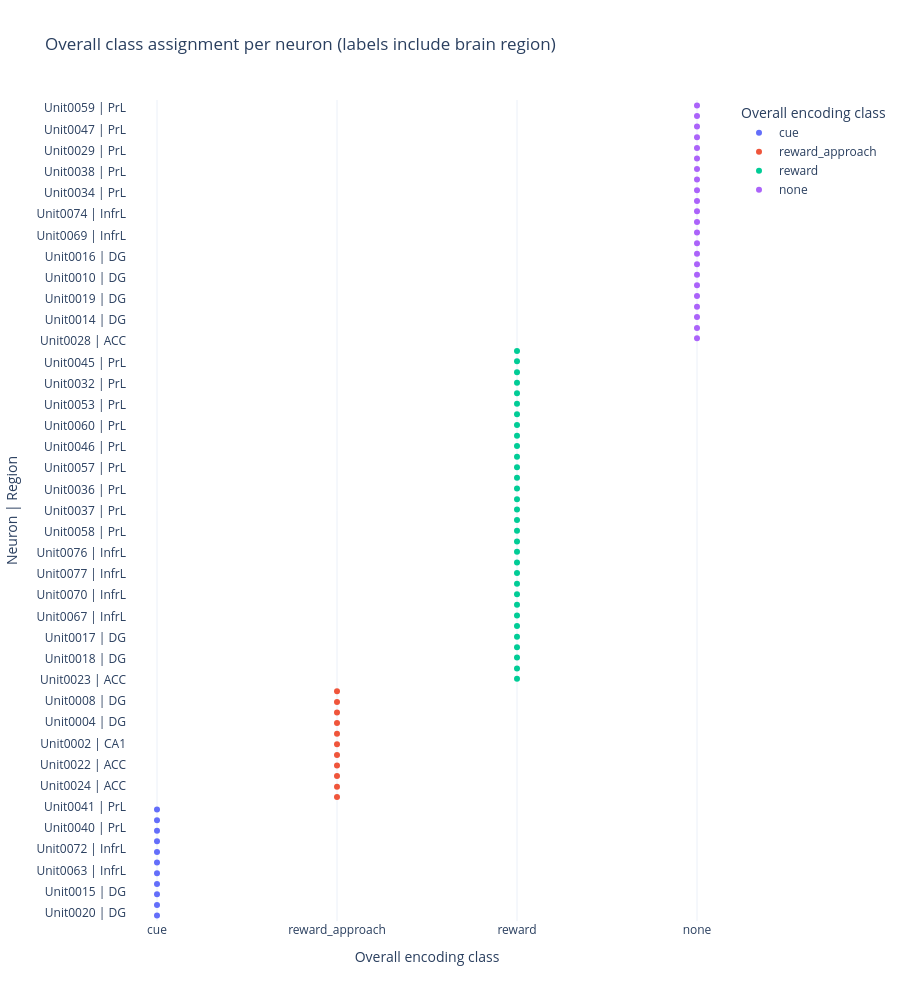
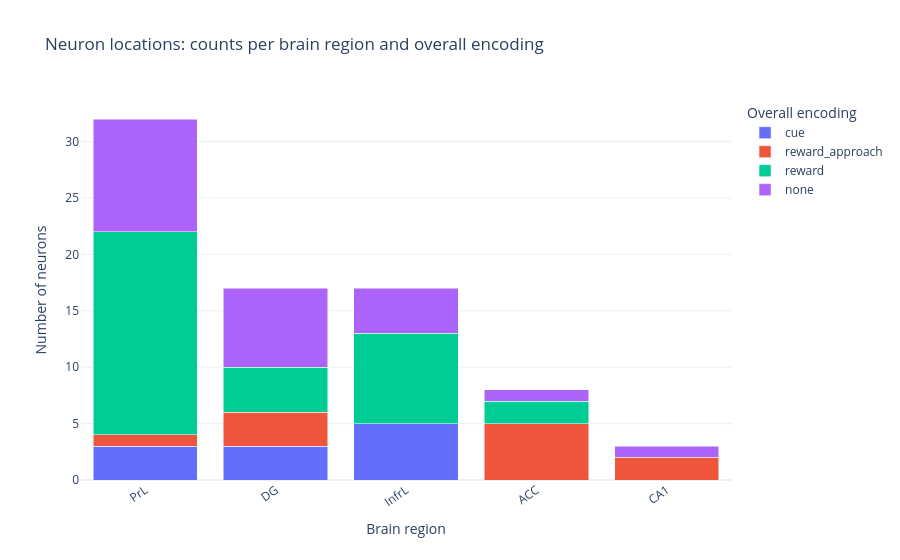
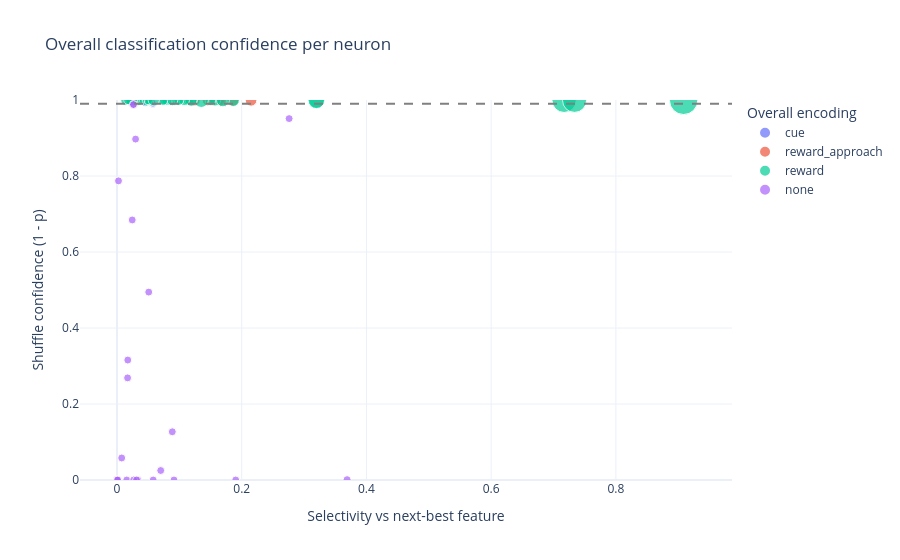

Here is the notebook cell these charts were saved with, in order:
### Code cell
# --- Overall classification plots: neuron identity, location, confidence

ov = classification_overall.copy()
features = ["cue", "reward_approach", "reward"]
obs_cols = [f"obs_{f}" for f in features]
thr_cols = [f"thr99_{f}" for f in features]
p_cols = [f"p_{f}" for f in features]

# Confidence / selectivity metrics for pooled (overall) classification.
obs = ov[obs_cols].to_numpy(dtype=float)
thr = ov[thr_cols].to_numpy(dtype=float)
pvals = ov[p_cols].to_numpy(dtype=float)

obs_filled = np.where(np.isfinite(obs), obs, -np.inf)
pref_idx = np.argmax(obs_filled, axis=1)
pref_feature = np.array(features, dtype=object)[pref_idx]
pref_obs = obs[np.arange(len(ov)), pref_idx]
pref_thr = thr[np.arange(len(ov)), pref_idx]
pref_p = pvals[np.arange(len(ov)), pref_idx]

runner = obs_filled.copy()
runner[np.arange(len(ov)), pref_idx] = -np.inf
runner_obs = np.max(runner, axis=1)
runner_obs = np.where(np.isfinite(runner_obs), runner_obs, np.nan)

selectivity_index = (pref_obs - runner_obs) / (np.abs(pref_obs) + np.abs(runner_obs) + 1e-12)
shuffle_confidence = 1.0 - pref_p
margin_to_thr99 = pref_obs - pref_thr
norm_margin_to_thr99 = margin_to_thr99 / (np.abs(pref_thr) + 1e-12)

ov["preferred_feature"] = pref_feature
ov["pref_obs"] = pref_obs
ov["pref_thr99"] = pref_thr
ov["pref_p"] = pref_p
ov["selectivity_index"] = selectivity_index
ov["shuffle_confidence"] = shuffle_confidence
ov["margin_to_thr99"] = margin_to_thr99
ov["norm_margin_to_thr99"] = norm_margin_to_thr99
ov["certainty_score"] = ov["selectivity_index"] * ov["shuffle_confidence"]
ov["is_significant_pref"] = ov["pref_p"] < 0.01
ov["overall_encoding"] = np.where(ov["is_significant_pref"], ov["preferred_feature"], "none")

# Attach neuron location from SpikeClusterMetadata (mode across sessions per unit).
mdf = meta_data["SpikeClusterMetadata"].reset_index().copy()

area_candidates = ["fine_brain_area", "brain_area", "region", "area"]
area_col = next((c for c in area_candidates if c in mdf.columns), None)
if area_col is None:
    raise KeyError(
        "Could not find region column in SpikeClusterMetadata. "
        f"Tried: {area_candidates}"
    )

mdf["brain_region"] = (
    mdf[area_col].astype(str).str.strip().replace({"": np.nan, "nan": np.nan, "None": np.nan}).fillna("Unknown")
)


def _normalize_unit_from_series(series: pd.Series) -> pd.Series:
    txt = series.astype(str).str.strip()
    from_label = txt.str.extract(r"(?i)unit\s*0*(\d+)", expand=False)
    from_label_num = pd.to_numeric(from_label, errors="coerce")
    from_num = pd.to_numeric(series, errors="coerce")
    unit_num = from_label_num.combine_first(from_num)
    return unit_num.map(lambda v: f"Unit{int(v):04d}" if pd.notna(v) else np.nan)


unit_source_col = None
for cand in ["unit", "unit_id", "unit_name", "cluster_id", "entry_id"]:
    if cand in mdf.columns:
        u = _normalize_unit_from_series(mdf[cand])
        if u.notna().any():
            mdf["unit"] = u
            unit_source_col = cand
            break

if "unit" not in mdf.columns or mdf["unit"].notna().sum() == 0:
    raise KeyError(
        "Could not construct unit labels from SpikeClusterMetadata. "
        "Expected one of unit/unit_id/unit_name/cluster_id/entry_id."
    )

if unit_source_col == "entry_id":
    shifted = _normalize_unit_from_series(mdf["entry_id"] + 1)
    match_default = mdf["unit"].isin(ov["unit"]).sum()
    match_shifted = shifted.isin(ov["unit"]).sum()
    if match_shifted > match_default:
        mdf["unit"] = shifted

unit_region = (
    mdf[["unit", "brain_region"]]
    .dropna(subset=["unit"])
    .groupby("unit", as_index=False)["brain_region"]
    .agg(lambda x: x.mode().iat[0] if not x.mode().empty else x.iloc[0])
)

ov = ov.merge(unit_region, on="unit", how="left")
ov["brain_region"] = ov["brain_region"].fillna("Unknown")

enc_order = ["cue", "reward_approach", "reward", "none"]
ov["enc_rank"] = pd.Categorical(ov["overall_encoding"], categories=enc_order, ordered=True)
ov = ov.sort_values(["enc_rank", "brain_region", "certainty_score"], ascending=[True, True, False]).reset_index(drop=True)
ov["unit_region"] = ov["unit"] + " | " + ov["brain_region"]

# Strength relative to significance threshold for each feature (positive means above 99th shuffle threshold).
for f in features:
    ov[f"strength_{f}"] = (ov[f"obs_{f}"] - ov[f"thr99_{f}"]) / (np.abs(ov[f"thr99_{f}"]) + 1e-12)

# Plot 1: Which neuron accounts for what (overall), with location in the label.
fig_assignment = px.strip(
    ov,
    x="overall_encoding",
    y="unit_region",
    color="overall_encoding",
    orientation="h",
    category_orders={"overall_encoding": enc_order},
    hover_data={
        "unit": True,
        "brain_region": True,
        "preferred_feature": True,
        "pref_p": ":.4g",
        "certainty_score": ":.4f",
        "selectivity_index": ":.4f",
        "shuffle_confidence": ":.4f",
    },
    title="Overall class assignment per neuron (labels include brain region)",
    labels={
        "overall_encoding": "Overall encoding class",
        "unit_region": "Neuron | Region",
    },
)
fig_assignment.update_layout(template="plotly_white", height=max(550, 13 * len(ov)))
fig_assignment.show()

# Plot 2: Location summary by overall encoding class.
region_order = ov["brain_region"].value_counts().index.tolist()
region_counts = (
    ov.groupby(["brain_region", "overall_encoding"], as_index=False)
    .size()
    .rename(columns={"size": "n_neurons"})
)

fig_region = px.bar(
    region_counts,
    x="brain_region",
    y="n_neurons",
    color="overall_encoding",
    barmode="stack",
    category_orders={"overall_encoding": enc_order, "brain_region": region_order},
    title="Neuron locations: counts per brain region and overall encoding",
    labels={
        "brain_region": "Brain region",
        "n_neurons": "Number of neurons",
        "overall_encoding": "Overall encoding",
    },
)
fig_region.update_layout(template="plotly_white", xaxis_tickangle=-35)
fig_region.show()

# Plot 3: Confidence of overall classification.
ov["confidence_size"] = np.clip(np.nan_to_num(ov["norm_margin_to_thr99"], nan=0.0), 0.0, 3.0) + 0.2
fig_conf = px.scatter(
    ov,
    x="selectivity_index",
    y="shuffle_confidence",
    color="overall_encoding",
    size="confidence_size",
    hover_data={
        "unit": True,
        "brain_region": True,
        "preferred_feature": True,
        "pref_p": ":.4g",
        "margin_to_thr99": ":.4f",
        "certainty_score": ":.4f",
        "is_significant_pref": True,
    },
    category_orders={"overall_encoding": enc_order},
    title="Overall classification confidence per neuron",
    labels={
        "selectivity_index": "Selectivity vs next-best feature",
        "shuffle_confidence": "Shuffle confidence (1 - p)",
        "overall_encoding": "Overall encoding",
        "confidence_size": "Norm. margin over thr99",
    },
)
fig_conf.update_layout(template="plotly_white")
fig_conf.update_yaxes(range=[0, 1])
fig_conf.add_hline(y=0.99, line_dash="dash", line_color="gray")
fig_conf.show()

overall_classification_with_region = ov.copy()

display(
    overall_classification_with_region[
        [
            "unit",
            "brain_region",
            "overall_encoding",
            "preferred_feature",
            "pref_p",
            "shuffle_confidence",
            "certainty_score",
            "assigned_label",
        ]
    ].head(20)
)

### Figure 1 — Plotly figure (JSON) as saved in the notebook; plotly's stock layout.template omitted (floating-point values rounded to 4 significant figures; data arrays with more than 128 entries replaced by an {"elided": "..."} marker saying what was removed)
{"data": [{"alignmentgroup": "True", "boxpoints": "all", "customdata": [["Unit0020", "DG", "cue", 0.008991, 0.05688, 0.0574, 0.991], ["Unit0011", "DG", "cue", 0.004995, 0.05463, 0.0549, 0.995], ["Unit0015", "DG", "cue", 0.000999, 0.02764, 0.02766, 0.999], ["Unit0061", "InfrL", "cue", 0.000999, 0.1647, 0.1649, 0.999], ["Unit0063", "InfrL", "cue", 0.000999, 0.1216, 0.1217, 0.999], ["Unit0064", "InfrL", "cue", 0.000999, 0.04589, 0.04594, 0.999], ["Unit0072", "InfrL", "cue", 0.001998, 0.02862, 0.02868, 0.998], ["Unit0066", "InfrL", "cue", 0.000999, 0.01575, 0.01576, 0.999], ["Unit0040", "PrL", "cue", 0.001998, 0.153, 0.1533, 0.998], ["Unit0056", "PrL", "cue", 0.000999, 0.1206, 0.1207, 0.999], ["Unit0041", "PrL", "cue", 0.002997, 0.07963, 0.07987, 0.997]], "fillcolor": "rgba(255,255,255,0)", "hoveron": "points", "hovertemplate": "Overall encoding class=%{x}<br>Neuron | Region=%{y}<br>unit=%{customdata[0]}<br>brain_region=%{customdata[1]}<br>preferred_feature=%{customdata[2]}<br>pref_p=%{customdata[3]:.4g}<br>certainty_score=%{customdata[4]:.4f}<br>selectivity_index=%{customdata[5]:.4f}<br>shuffle_confidence=%{customdata[6]:.4f}<extra></extra>", "legendgroup": "cue", "line": {"color": "rgba(255,255,255,0)"}, "marker": {"color": "#636efa"}, "name": "cue", "offsetgroup": "cue", "orientation": "h", "pointpos": 0, "showlegend": true, "type": "box", "x": ["cue", "cue", "cue", "cue", "cue", "cue", "cue", "cue", "cue", "cue", "cue"], "x0": " ", "xaxis": "x", "y": ["Unit0020 | DG", "Unit0011 | DG", "Unit0015 | DG", "Unit0061 | InfrL", "Unit0063 | InfrL", "Unit0064 | InfrL", "Unit0072 | InfrL", "Unit0066 | InfrL", "Unit0040 | PrL", "Unit0056 | PrL", "Unit0041 | PrL"], "y0": " ", "yaxis": "y"}, {"alignmentgroup": "True", "boxpoints": "all", "customdata": [["Unit0025", "ACC", "reward_approach", 0.000999, 0.1856, 0.1858, 0.999], ["Unit0024", "ACC", "reward_approach", 0.000999, 0.1663, 0.1664, 0.999], ["Unit0021", "ACC", "reward_approach", 0.000999, 0.1453, 0.1454, 0.999], ["Unit0022", "ACC", "reward_approach", 0.000999, 0.05067, 0.05072, 0.999], ["Unit0026", "ACC", "reward_approach", 0.000999, 0.0235, 0.02353, 0.999], ["Unit0002", "CA1", "reward_approach", 0.000999, 0.124, 0.1241, 0.999], ["Unit0003", "CA1", "reward_approach", 0.000999, 0.03176, 0.03179, 0.999], ["Unit0004", "DG", "reward_approach", 0.003996, 0.1514, 0.152, 0.996], ["Unit0007", "DG", "reward_approach", 0.000999, 0.1142, 0.1144, 0.999], ["Unit0008", "DG", "reward_approach", 0.000999, 0.02105, 0.02107, 0.999], ["Unit0049", "PrL", "reward_approach", 0.000999, 0.2148, 0.215, 0.999]], "fillcolor": "rgba(255,255,255,0)", "hoveron": "points", "hovertemplate": "Overall encoding class=%{x}<br>Neuron | Region=%{y}<br>unit=%{customdata[0]}<br>brain_region=%{customdata[1]}<br>preferred_feature=%{customdata[2]}<br>pref_p=%{customdata[3]:.4g}<br>certainty_score=%{customdata[4]:.4f}<br>selectivity_index=%{customdata[5]:.4f}<br>shuffle_confidence=%{customdata[6]:.4f}<extra></extra>", "legendgroup": "reward_approach", "line": {"color": "rgba(255,255,255,0)"}, "marker": {"color": "#EF553B"}, "name": "reward_approach", "offsetgroup": "reward_approach", "orientation": "h", "pointpos": 0, "showlegend": true, "type": "box", "x": ["reward_approach", "reward_approach", "reward_approach", "reward_approach", "reward_approach", "reward_approach", "reward_approach", "reward_approach", "reward_approach", "reward_approach", "reward_approach"], "x0": " ", "xaxis": "x", "y": ["Unit0025 | ACC", "Unit0024 | ACC", "Unit0021 | ACC", "Unit0022 | ACC", "Unit0026 | ACC", "Unit0002 | CA1", "Unit0003 | CA1", "Unit0004 | DG", "Unit0007 | DG", "Unit0008 | DG", "Unit0049 | PrL"], "y0": " ", "yaxis": "y"}, {"alignmentgroup": "True", "boxpoints": "all", "customdata": {"elided": "32x7 mixed values"}, "fillcolor": "rgba(255,255,255,0)", "hoveron": "points", "hovertemplate": "Overall encoding class=%{x}<br>Neuron | Region=%{y}<br>unit=%{customdata[0]}<br>brain_region=%{customdata[1]}<br>preferred_feature=%{customdata[2]}<br>pref_p=%{customdata[3]:.4g}<br>certainty_score=%{customdata[4]:.4f}<br>selectivity_index=%{customdata[5]:.4f}<br>shuffle_confidence=%{customdata[6]:.4f}<extra></extra>", "legendgroup": "reward", "line": {"color": "rgba(255,255,255,0)"}, "marker": {"color": "#00cc96"}, "name": "reward", "offsetgroup": "reward", "orientation": "h", "pointpos": 0, "showlegend": true, "type": "box", "x": ["reward", "reward", "reward", "reward", "reward", "reward", "reward", "reward", "reward", "reward", "reward", "reward", "reward", "reward", "reward", "reward", "reward", "reward", "reward", "reward", "reward", "reward", "reward", "reward", "reward", "reward", "reward", "reward", "reward", "reward", "reward", "reward"], "x0": " ", "xaxis": "x", "y": ["Unit0023 | ACC", "Unit0027 | ACC", "Unit0018 | DG", "Unit0006 | DG", "Unit0017 | DG", "Unit0005 | DG", "Unit0067 | InfrL", "Unit0068 | InfrL", "Unit0070 | InfrL", "Unit0065 | InfrL", "Unit0077 | InfrL", "Unit0075 | InfrL", "Unit0076 | InfrL", "Unit0073 | InfrL", "Unit0058 | PrL", "Unit0052 | PrL", "Unit0037 | PrL", "Unit0044 | PrL", "Unit0036 | PrL", "Unit0051 | PrL", "Unit0057 | PrL", "Unit0050 | PrL", "Unit0046 | PrL", "Unit0055 | PrL", "Unit0060 | PrL", "Unit0043 | PrL", "Unit0053 | PrL", "Unit0031 | PrL", "Unit0032 | PrL", "Unit0030 | PrL", "Unit0045 | PrL", "Unit0042 | PrL"], "y0": " ", "yaxis": "y"}, {"alignmentgroup": "True", "boxpoints": "all", "customdata": {"elided": "23x7 mixed values"}, "fillcolor": "rgba(255,255,255,0)", "hoveron": "points", "hovertemplate": "Overall encoding class=%{x}<br>Neuron | Region=%{y}<br>unit=%{customdata[0]}<br>brain_region=%{customdata[1]}<br>preferred_feature=%{customdata[2]}<br>pref_p=%{customdata[3]:.4g}<br>certainty_score=%{customdata[4]:.4f}<br>selectivity_index=%{customdata[5]:.4f}<br>shuffle_confidence=%{customdata[6]:.4f}<extra></extra>", "legendgroup": "none", "line": {"color": "rgba(255,255,255,0)"}, "marker": {"color": "#ab63fa"}, "name": "none", "offsetgroup": "none", "orientation": "h", "pointpos": 0, "showlegend": true, "type": "box", "x": ["none", "none", "none", "none", "none", "none", "none", "none", "none", "none", "none", "none", "none", "none", "none", "none", "none", "none", "none", "none", "none", "none", "none"], "x0": " ", "xaxis": "x", "y": ["Unit0028 | ACC", "Unit0001 | CA1", "Unit0014 | DG", "Unit0009 | DG", "Unit0019 | DG", "Unit0013 | DG", "Unit0010 | DG", "Unit0012 | DG", "Unit0016 | DG", "Unit0062 | InfrL", "Unit0069 | InfrL", "Unit0071 | InfrL", "Unit0074 | InfrL", "Unit0039 | PrL", "Unit0034 | PrL", "Unit0054 | PrL", "Unit0038 | PrL", "Unit0033 | PrL", "Unit0029 | PrL", "Unit0035 | PrL", "Unit0047 | PrL", "Unit0048 | PrL", "Unit0059 | PrL"], "y0": " ", "yaxis": "y"}], "layout": {"boxmode": "group", "height": 1001, "legend": {"title": {"text": "Overall encoding class"}, "tracegroupgap": 0}, "title": {"text": "Overall class assignment per neuron (labels include brain region)"}, "xaxis": {"anchor": "y", "categoryarray": ["cue", "reward_approach", "reward", "none"], "categoryorder": "array", "domain": [0, 1], "title": {"text": "Overall encoding class"}}, "yaxis": {"anchor": "x", "domain": [0, 1], "title": {"text": "Neuron | Region"}}}}

### Figure 2 — Plotly figure (JSON) as saved in the notebook; plotly's stock layout.template omitted (floating-point values rounded to 4 significant figures)
{"data": [{"hovertemplate": "Overall encoding=cue<br>Brain region=%{x}<br>Number of neurons=%{y}<extra></extra>", "legendgroup": "cue", "marker": {"color": "#636efa", "pattern": {"shape": ""}}, "name": "cue", "orientation": "v", "showlegend": true, "textposition": "auto", "type": "bar", "x": ["DG", "InfrL", "PrL"], "xaxis": "x", "y": [3, 5, 3], "yaxis": "y"}, {"hovertemplate": "Overall encoding=reward_approach<br>Brain region=%{x}<br>Number of neurons=%{y}<extra></extra>", "legendgroup": "reward_approach", "marker": {"color": "#EF553B", "pattern": {"shape": ""}}, "name": "reward_approach", "orientation": "v", "showlegend": true, "textposition": "auto", "type": "bar", "x": ["ACC", "CA1", "DG", "PrL"], "xaxis": "x", "y": [5, 2, 3, 1], "yaxis": "y"}, {"hovertemplate": "Overall encoding=reward<br>Brain region=%{x}<br>Number of neurons=%{y}<extra></extra>", "legendgroup": "reward", "marker": {"color": "#00cc96", "pattern": {"shape": ""}}, "name": "reward", "orientation": "v", "showlegend": true, "textposition": "auto", "type": "bar", "x": ["ACC", "DG", "InfrL", "PrL"], "xaxis": "x", "y": [2, 4, 8, 18], "yaxis": "y"}, {"hovertemplate": "Overall encoding=none<br>Brain region=%{x}<br>Number of neurons=%{y}<extra></extra>", "legendgroup": "none", "marker": {"color": "#ab63fa", "pattern": {"shape": ""}}, "name": "none", "orientation": "v", "showlegend": true, "textposition": "auto", "type": "bar", "x": ["ACC", "CA1", "DG", "InfrL", "PrL"], "xaxis": "x", "y": [1, 1, 7, 4, 10], "yaxis": "y"}], "layout": {"barmode": "stack", "legend": {"title": {"text": "Overall encoding"}, "tracegroupgap": 0}, "title": {"text": "Neuron locations: counts per brain region and overall encoding"}, "xaxis": {"anchor": "y", "categoryarray": ["PrL", "DG", "InfrL", "ACC", "CA1"], "categoryorder": "array", "domain": [0, 1], "tickangle": -35, "title": {"text": "Brain region"}}, "yaxis": {"anchor": "x", "domain": [0, 1], "title": {"text": "Number of neurons"}}}}

### Figure 3 — Plotly figure (JSON) as saved in the notebook; plotly's stock layout.template omitted (floating-point values rounded to 4 significant figures; data arrays with more than 128 entries replaced by an {"elided": "..."} marker saying what was removed)
{"data": [{"customdata": [["Unit0020", "DG", "cue", 0.008991, 0.003026, 0.05688, true], ["Unit0011", "DG", "cue", 0.004995, 0.001907, 0.05463, true], ["Unit0015", "DG", "cue", 0.000999, 0.7994, 0.02764, true], ["Unit0061", "InfrL", "cue", 0.000999, 1.057, 0.1647, true], ["Unit0063", "InfrL", "cue", 0.000999, 0.09964, 0.1216, true], ["Unit0064", "InfrL", "cue", 0.000999, 0.4141, 0.04589, true], ["Unit0072", "InfrL", "cue", 0.001998, 0.03952, 0.02862, true], ["Unit0066", "InfrL", "cue", 0.000999, 0.1118, 0.01575, true], ["Unit0040", "PrL", "cue", 0.001998, 0.008947, 0.153, true], ["Unit0056", "PrL", "cue", 0.000999, 0.2342, 0.1206, true], ["Unit0041", "PrL", "cue", 0.002997, 0.006647, 0.07963, true]], "hovertemplate": "Overall encoding=cue<br>Selectivity vs next-best feature=%{x}<br>Shuffle confidence (1 - p)=%{y}<br>Norm. margin over thr99=%{marker.size}<br>unit=%{customdata[0]}<br>brain_region=%{customdata[1]}<br>preferred_feature=%{customdata[2]}<br>pref_p=%{customdata[3]:.4g}<br>margin_to_thr99=%{customdata[4]:.4f}<br>certainty_score=%{customdata[5]:.4f}<br>is_significant_pref=%{customdata[6]}<extra></extra>", "legendgroup": "cue", "marker": {"color": "#636efa", "size": [0.2012, 0.2267, 0.2241, 0.282, 0.2189, 0.4792, 0.2105, 0.2106, 0.2123, 0.2871, 0.2097], "sizemode": "area", "sizeref": 0.006376, "symbol": "circle"}, "mode": "markers", "name": "cue", "orientation": "v", "showlegend": true, "type": "scatter", "x": [0.0574, 0.0549, 0.02766, 0.1649, 0.1217, 0.04594, 0.02868, 0.01576, 0.1533, 0.1207, 0.07987], "xaxis": "x", "y": [0.991, 0.995, 0.999, 0.999, 0.999, 0.999, 0.998, 0.999, 0.998, 0.999, 0.997], "yaxis": "y"}, {"customdata": [["Unit0025", "ACC", "reward_approach", 0.000999, 2.908, 0.1856, true], ["Unit0024", "ACC", "reward_approach", 0.000999, 5.559, 0.1663, true], ["Unit0021", "ACC", "reward_approach", 0.000999, 0.9857, 0.1453, true], ["Unit0022", "ACC", "reward_approach", 0.000999, 0.9217, 0.05067, true], ["Unit0026", "ACC", "reward_approach", 0.000999, 0.5179, 0.0235, true], ["Unit0002", "CA1", "reward_approach", 0.000999, 0.6978, 0.124, true], ["Unit0003", "CA1", "reward_approach", 0.000999, 0.02129, 0.03176, true], ["Unit0004", "DG", "reward_approach", 0.003996, 0.01445, 0.1514, true], ["Unit0007", "DG", "reward_approach", 0.000999, 0.1921, 0.1142, true], ["Unit0008", "DG", "reward_approach", 0.000999, 0.4602, 0.02105, true], ["Unit0049", "PrL", "reward_approach", 0.000999, 3.732, 0.2148, true]], "hovertemplate": "Overall encoding=reward_approach<br>Selectivity vs next-best feature=%{x}<br>Shuffle confidence (1 - p)=%{y}<br>Norm. margin over thr99=%{marker.size}<br>unit=%{customdata[0]}<br>brain_region=%{customdata[1]}<br>preferred_feature=%{customdata[2]}<br>pref_p=%{customdata[3]:.4g}<br>margin_to_thr99=%{customdata[4]:.4f}<br>certainty_score=%{customdata[5]:.4f}<br>is_significant_pref=%{customdata[6]}<extra></extra>", "legendgroup": "reward_approach", "marker": {"color": "#EF553B", "size": [0.4341, 0.4007, 0.3765, 0.3239, 0.3859, 0.4131, 0.3221, 0.2328, 0.2256, 0.3263, 0.4219], "sizemode": "area", "sizeref": 0.006376, "symbol": "circle"}, "mode": "markers", "name": "reward_approach", "orientation": "v", "showlegend": true, "type": "scatter", "x": [0.1858, 0.1664, 0.1454, 0.05072, 0.02353, 0.1241, 0.03179, 0.152, 0.1144, 0.02107, 0.215], "xaxis": "x", "y": [0.999, 0.999, 0.999, 0.999, 0.999, 0.999, 0.999, 0.996, 0.999, 0.999, 0.999], "yaxis": "y"}, {"customdata": {"elided": "32x7 mixed values"}, "hovertemplate": "Overall encoding=reward<br>Selectivity vs next-best feature=%{x}<br>Shuffle confidence (1 - p)=%{y}<br>Norm. margin over thr99=%{marker.size}<br>unit=%{customdata[0]}<br>brain_region=%{customdata[1]}<br>preferred_feature=%{customdata[2]}<br>pref_p=%{customdata[3]:.4g}<br>margin_to_thr99=%{customdata[4]:.4f}<br>certainty_score=%{customdata[5]:.4f}<br>is_significant_pref=%{customdata[6]}<extra></extra>", "legendgroup": "reward", "marker": {"color": "#00cc96", "size": [0.3481, 0.386, 2.55, 1.868, 0.7773, 0.3061, 0.4087, 0.3474, 0.306, 0.2593, 0.2439, 0.2571, 0.2264, 0.2979, 1.845, 0.8706, 0.4752, 0.5263, 0.3371, 0.636, 0.2763, 0.4435, 0.337, 0.3053, 0.3752, 0.3075, 0.3893, 0.206, 0.25, 0.2246, 0.4199, 0.2259], "sizemode": "area", "sizeref": 0.006376, "symbol": "circle"}, "mode": "markers", "name": "reward", "orientation": "v", "showlegend": true, "type": "scatter", "x": [0.1146, 0.04753, 0.9086, 0.717, 0.3201, 0.08016, 0.1571, 0.09634, 0.07617, 0.05208, 0.04976, 0.03714, 0.03236, 0.01375, 0.7337, 0.3196, 0.1865, 0.1699, 0.1498, 0.1352, 0.121, 0.119, 0.1079, 0.09923, 0.08863, 0.07344, 0.05888, 0.0345, 0.02884, 0.02673, 0.02325, 0.01764], "xaxis": "x", "y": [0.999, 0.999, 0.999, 0.999, 0.999, 0.999, 0.999, 0.999, 0.999, 0.999, 0.999, 0.999, 0.999, 0.999, 0.999, 0.999, 0.999, 0.999, 0.999, 0.999, 0.999, 0.999, 0.999, 0.999, 0.999, 0.999, 0.999, 0.996, 0.999, 0.998, 0.999, 0.999], "yaxis": "y"}, {"customdata": {"elided": "23x7 mixed values"}, "hovertemplate": "Overall encoding=none<br>Selectivity vs next-best feature=%{x}<br>Shuffle confidence (1 - p)=%{y}<br>Norm. margin over thr99=%{marker.size}<br>unit=%{customdata[0]}<br>brain_region=%{customdata[1]}<br>preferred_feature=%{customdata[2]}<br>pref_p=%{customdata[3]:.4g}<br>margin_to_thr99=%{customdata[4]:.4f}<br>certainty_score=%{customdata[5]:.4f}<br>is_significant_pref=%{customdata[6]}<extra></extra>", "legendgroup": "none", "marker": {"color": "#ab63fa", "size": [0.2, 0.2, 0.2, 0.2, 0.2, 0.2, 0.2, 0.2, 0.2, 0.2, 0.2, 0.2, 0.2, 0.2, 0.2, 0.2, 0.2, 0.2, 0.2, 0.2, 0.2, 0.2, 0.2], "sizemode": "area", "sizeref": 0.006376, "symbol": "circle"}, "mode": "markers", "name": "none", "orientation": "v", "showlegend": true, "type": "scatter", "x": [0.007513, 0.08865, 0.276, 0.02438, 0.01694, 0.07008, 0.369, 0.0002045, 0.03338, 0.01727, 0.01561, 0.02663, 9.12e-06, 0.02977, 0.02645, 0.02634, 0.05085, 0.002369, 0.05801, 0.0313, 0.09138, 0.1903, 0.001142], "xaxis": "x", "y": [0.05794, 0.1269, 0.951, 0.6843, 0.2687, 0.02498, 0.000999, 0.0, 0.0, 0.3157, 0.0, 0.0, 0.0, 0.8971, 0.988, 0.988, 0.4945, 0.7872, 0.0, 0.0, 0.0, 0.0, 0.0], "yaxis": "y"}], "layout": {"legend": {"itemsizing": "constant", "title": {"text": "Overall encoding"}, "tracegroupgap": 0}, "shapes": [{"line": {"color": "gray", "dash": "dash"}, "type": "line", "x0": 0, "x1": 1, "xref": "x domain", "y0": 0.99, "y1": 0.99, "yref": "y"}], "title": {"text": "Overall classification confidence per neuron"}, "xaxis": {"anchor": "y", "domain": [0, 1], "title": {"text": "Selectivity vs next-best feature"}}, "yaxis": {"anchor": "x", "domain": [0, 1], "range": [0, 1], "title": {"text": "Shuffle confidence (1 - p)"}}}}
